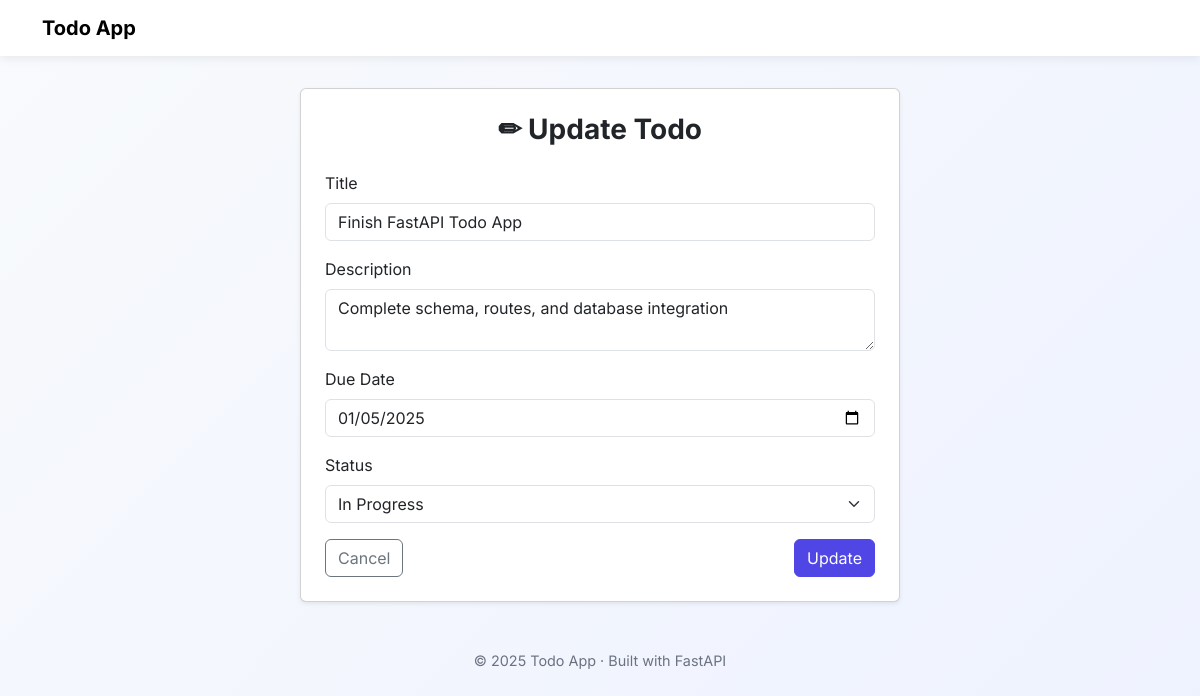
The page /todos/5/edit on the database its author committed.
### tables this page shows
CREATE TABLE todos (
    id INTEGER PRIMARY KEY AUTOINCREMENT,
    title TEXT NOT NULL,
    description TEXT,
    due_date TEXT,
    status TEXT NOT NULL DEFAULT 'pending',
    created_at TEXT DEFAULT CURRENT_TIMESTAMP,
    updated_at TEXT DEFAULT CURRENT_TIMESTAMP,
    deleted_at TEXT
);

### routers/todos_web_routes.py (the view)
@router.get("/todos/{todo_id}/edit", response_class=HTMLResponse)
def edit_todo_page(
    todo_id: int,
    request: Request,
    connector: DatabaseConnector = Depends(get_sqlite_db_connection)
) -> HTMLResponse:
    todo: dict = TodoModel.get_todo_by_id(todo_id=todo_id, connector=connector)
    return templates.TemplateResponse(
        "todo_update.html",
        {"request": request, "todo": todo}
    )

### templates/todo_update.html
{% extends "base.html" %}
{% block content %}
<div class="container">
    <div class="card shadow-sm mx-auto" style="max-width: 600px;">
        <div class="card-body p-4">
            <h3 class="fw-bold mb-4 text-center">✏ Update Todo</h3>
            <form method="post">
                <div class="mb-3">
                    <label class="form-label">Title</label>
                    <input name="title" class="form-control" required
                           value="{{ todo.title }}">
                </div>
                <div class="mb-3">
                    <label class="form-label">Description</label>
                    <textarea name="description" class="form-control">{{ todo.description }}</textarea>
                </div>
                <div class="mb-3">
                    <label class="form-label">Due Date</label>
                    <input type="date" name="due_date" class="form-control"
                           value="{{ todo.due_date }}">
                </div>
                <div class="mb-3">
                    <label class="form-label">Status</label>
                    <select name="status" class="form-select">
                        {% for s in ['pending','in_progress','completed','cancelled'] %}
                        <option value="{{ s }}"
                                {% if todo.status == s %}selected{% endif %}>
                            {{ s.replace('_',' ').title() }}
                        </option>
                        {% endfor %}
                    </select>
                </div>
                <div class="d-flex justify-content-between">
                    <a href="/" class="btn btn-outline-secondary">Cancel</a>
                    <button class="btn btn-primary">Update</button>
                </div>
            </form>
        </div>
    </div>
</div>
{% endblock %}

### static/css/style.css (style rules this page uses)
body { font-family: 'Inter', sans-serif; background: linear-gradient(135deg, #f8fafc, #eef2ff); min-height: 100vh; margin: 0; }
.btn-primary { background-color: #4f46e5; border-color: #4f46e5; }

### rows shown on the page
todos: title "Finish FastAPI Todo App", description "Complete schema, routes, and database integration", due_date "01/05/2025", status "In Progress"
